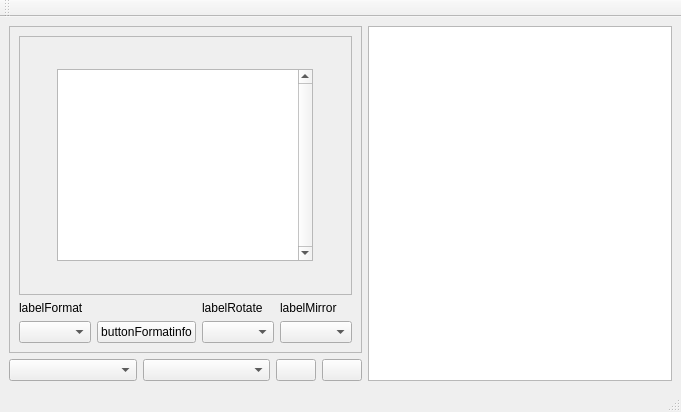
<?xml version="1.0" encoding="UTF-8"?>
<ui version="4.0">
 <class>MainWindow</class>
 <widget class="QMainWindow" name="MainWindow">
  <property name="geometry">
   <rect>
    <x>0</x>
    <y>0</y>
    <width>681</width>
    <height>412</height>
   </rect>
  </property>
  <property name="sizePolicy">
   <sizepolicy hsizetype="Minimum" vsizetype="Minimum">
    <horstretch>0</horstretch>
    <verstretch>0</verstretch>
   </sizepolicy>
  </property>
  <property name="windowTitle">
   <string>MainWindow</string>
  </property>
  <property name="windowIcon">
   <iconset resource="Resources.qrc">
    <normaloff>:/Everything/icon.ico</normaloff>:/Everything/icon.ico</iconset>
  </property>
  <widget class="QWidget" name="centralwidget">
   <property name="sizePolicy">
    <sizepolicy hsizetype="MinimumExpanding" vsizetype="MinimumExpanding">
     <horstretch>0</horstretch>
     <verstretch>0</verstretch>
    </sizepolicy>
   </property>
   <layout class="QGridLayout" name="gridLayout_2">
    <item row="0" column="0">
     <layout class="QVBoxLayout" name="verticalLayout">
      <property name="spacing">
       <number>6</number>
      </property>
      <item>
       <widget class="QFrame" name="frame">
        <property name="sizePolicy">
         <sizepolicy hsizetype="Expanding" vsizetype="Expanding">
          <horstretch>0</horstretch>
          <verstretch>0</verstretch>
         </sizepolicy>
        </property>
        <property name="frameShape">
         <enum>QFrame::StyledPanel</enum>
        </property>
        <property name="frameShadow">
         <enum>QFrame::Raised</enum>
        </property>
        <layout class="QVBoxLayout" name="verticalLayout_5">
         <item>
          <widget class="QFrame" name="frame_3">
           <property name="sizePolicy">
            <sizepolicy hsizetype="Expanding" vsizetype="Expanding">
             <horstretch>0</horstretch>
             <verstretch>0</verstretch>
            </sizepolicy>
           </property>
           <property name="frameShape">
            <enum>QFrame::StyledPanel</enum>
           </property>
           <property name="frameShadow">
            <enum>QFrame::Plain</enum>
           </property>
           <property name="lineWidth">
            <number>0</number>
           </property>
           <layout class="QHBoxLayout" name="horizontalLayout">
            <property name="spacing">
             <number>0</number>
            </property>
            <property name="sizeConstraint">
             <enum>QLayout::SetNoConstraint</enum>
            </property>
            <property name="leftMargin">
             <number>0</number>
            </property>
            <property name="topMargin">
             <number>0</number>
            </property>
            <property name="rightMargin">
             <number>0</number>
            </property>
            <property name="bottomMargin">
             <number>0</number>
            </property>
            <item>
             <widget class="QGraphicsView" name="graphicsPicture">
              <property name="sizePolicy">
               <sizepolicy hsizetype="Maximum" vsizetype="Maximum">
                <horstretch>0</horstretch>
                <verstretch>0</verstretch>
               </sizepolicy>
              </property>
              <property name="minimumSize">
               <size>
                <width>2</width>
                <height>2</height>
               </size>
              </property>
              <property name="frameShadow">
               <enum>QFrame::Sunken</enum>
              </property>
              <property name="verticalScrollBarPolicy">
               <enum>Qt::ScrollBarAlwaysOn</enum>
              </property>
              <property name="horizontalScrollBarPolicy">
               <enum>Qt::ScrollBarAlwaysOff</enum>
              </property>
              <property name="renderHints">
               <set>QPainter::HighQualityAntialiasing</set>
              </property>
             </widget>
            </item>
           </layout>
          </widget>
         </item>
         <item>
          <layout class="QGridLayout" name="gridLayout">
           <property name="sizeConstraint">
            <enum>QLayout::SetMaximumSize</enum>
           </property>
           <item row="0" column="0">
            <widget class="QLabel" name="labelFormat">
             <property name="sizePolicy">
              <sizepolicy hsizetype="Preferred" vsizetype="Fixed">
               <horstretch>0</horstretch>
               <verstretch>0</verstretch>
              </sizepolicy>
             </property>
             <property name="text">
              <string>labelFormat</string>
             </property>
            </widget>
           </item>
           <item row="1" column="2">
            <widget class="QComboBox" name="comboBox_4">
             <property name="sizePolicy">
              <sizepolicy hsizetype="Fixed" vsizetype="Fixed">
               <horstretch>0</horstretch>
               <verstretch>0</verstretch>
              </sizepolicy>
             </property>
            </widget>
           </item>
           <item row="0" column="3">
            <widget class="QLabel" name="labelMirror">
             <property name="sizePolicy">
              <sizepolicy hsizetype="Fixed" vsizetype="Fixed">
               <horstretch>0</horstretch>
               <verstretch>0</verstretch>
              </sizepolicy>
             </property>
             <property name="text">
              <string>labelMirror</string>
             </property>
            </widget>
           </item>
           <item row="1" column="0">
            <widget class="QComboBox" name="comboBox_3"/>
           </item>
           <item row="0" column="2">
            <widget class="QLabel" name="labelRotate">
             <property name="sizePolicy">
              <sizepolicy hsizetype="Fixed" vsizetype="Fixed">
               <horstretch>0</horstretch>
               <verstretch>0</verstretch>
              </sizepolicy>
             </property>
             <property name="text">
              <string>labelRotate</string>
             </property>
            </widget>
           </item>
           <item row="1" column="3">
            <widget class="QComboBox" name="comboBox_5">
             <property name="sizePolicy">
              <sizepolicy hsizetype="Fixed" vsizetype="Fixed">
               <horstretch>0</horstretch>
               <verstretch>0</verstretch>
              </sizepolicy>
             </property>
            </widget>
           </item>
           <item row="1" column="1">
            <widget class="QPushButton" name="buttonFormatInfo">
             <property name="sizePolicy">
              <sizepolicy hsizetype="Fixed" vsizetype="Fixed">
               <horstretch>0</horstretch>
               <verstretch>0</verstretch>
              </sizepolicy>
             </property>
             <property name="text">
              <string>buttonFormatinfo</string>
             </property>
            </widget>
           </item>
          </layout>
         </item>
        </layout>
       </widget>
      </item>
      <item>
       <layout class="QHBoxLayout" name="horizontalLayout_3">
        <property name="bottomMargin">
         <number>0</number>
        </property>
        <item>
         <widget class="QComboBox" name="comboZoom"/>
        </item>
        <item>
         <widget class="QComboBox" name="comboGridType"/>
        </item>
        <item>
         <widget class="QPushButton" name="buttonPictureGrid">
          <property name="sizePolicy">
           <sizepolicy hsizetype="Fixed" vsizetype="Fixed">
            <horstretch>0</horstretch>
            <verstretch>0</verstretch>
           </sizepolicy>
          </property>
          <property name="text">
           <string/>
          </property>
          <property name="icon">
           <iconset>
            <normaloff>:/Png/PictureGrid.png</normaloff>:/Png/PictureGrid.png</iconset>
          </property>
          <property name="checkable">
           <bool>true</bool>
          </property>
          <property name="flat">
           <bool>false</bool>
          </property>
         </widget>
        </item>
        <item>
         <widget class="QPushButton" name="buttonEditorGrid">
          <property name="sizePolicy">
           <sizepolicy hsizetype="Fixed" vsizetype="Fixed">
            <horstretch>0</horstretch>
            <verstretch>0</verstretch>
           </sizepolicy>
          </property>
          <property name="text">
           <string/>
          </property>
          <property name="icon">
           <iconset>
            <normaloff>:/Png/EditorGrid.png</normaloff>:/Png/EditorGrid.png</iconset>
          </property>
          <property name="checkable">
           <bool>true</bool>
          </property>
         </widget>
        </item>
       </layout>
      </item>
     </layout>
    </item>
    <item row="0" column="1">
     <layout class="QVBoxLayout" name="verticalLayout_4">
      <property name="spacing">
       <number>6</number>
      </property>
      <property name="leftMargin">
       <number>0</number>
      </property>
      <item>
       <layout class="QHBoxLayout" name="horizontalLayout_2">
        <property name="leftMargin">
         <number>0</number>
        </property>
        <item>
         <widget class="QFrame" name="frame_2">
          <property name="sizePolicy">
           <sizepolicy hsizetype="Expanding" vsizetype="Expanding">
            <horstretch>0</horstretch>
            <verstretch>0</verstretch>
           </sizepolicy>
          </property>
          <property name="frameShape">
           <enum>QFrame::NoFrame</enum>
          </property>
          <property name="frameShadow">
           <enum>QFrame::Sunken</enum>
          </property>
          <layout class="QHBoxLayout" name="horizontalLayout_4">
           <property name="spacing">
            <number>0</number>
           </property>
           <property name="leftMargin">
            <number>0</number>
           </property>
           <property name="topMargin">
            <number>0</number>
           </property>
           <property name="rightMargin">
            <number>0</number>
           </property>
           <property name="bottomMargin">
            <number>0</number>
           </property>
           <item>
            <widget class="QGraphicsView" name="graphicsEditor">
             <property name="sizePolicy">
              <sizepolicy hsizetype="Expanding" vsizetype="Expanding">
               <horstretch>0</horstretch>
               <verstretch>0</verstretch>
              </sizepolicy>
             </property>
             <property name="frameShadow">
              <enum>QFrame::Sunken</enum>
             </property>
             <property name="verticalScrollBarPolicy">
              <enum>Qt::ScrollBarAlwaysOff</enum>
             </property>
             <property name="horizontalScrollBarPolicy">
              <enum>Qt::ScrollBarAlwaysOff</enum>
             </property>
             <property name="renderHints">
              <set>QPainter::Antialiasing|QPainter::HighQualityAntialiasing|QPainter::SmoothPixmapTransform|QPainter::TextAntialiasing</set>
             </property>
            </widget>
           </item>
          </layout>
         </widget>
        </item>
       </layout>
      </item>
     </layout>
    </item>
   </layout>
  </widget>
  <widget class="QMenuBar" name="menubar">
   <property name="geometry">
    <rect>
     <x>0</x>
     <y>0</y>
     <width>681</width>
     <height>22</height>
    </rect>
   </property>
  </widget>
  <widget class="QStatusBar" name="statusbar"/>
  <widget class="QToolBar" name="toolBar">
   <property name="windowTitle">
    <string>toolBar</string>
   </property>
   <attribute name="toolBarArea">
    <enum>TopToolBarArea</enum>
   </attribute>
   <attribute name="toolBarBreak">
    <bool>false</bool>
   </attribute>
  </widget>
 </widget>
 <resources>
  <include location="Resources.qrc"/>
 </resources>
 <connections/>
</ui>
